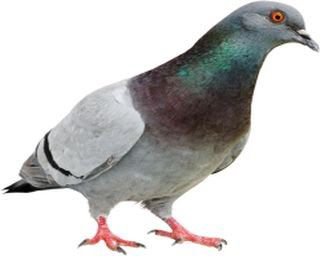
#> input picture lab-04/queryimage.png, 320 x 256 px
$ jupyter execute imgDistance.ipynb
#> lines starting #> are read from the running program, lines starting #| are printed output that depends on the picture
[cell 1]
import numpy as np
import matplotlib.pyplot as plt
import cv2

[cell 2]
query_img = cv2.imread("queryimage.png")
#> query_img is the input picture: shape (256, 320, 3); mean B, G, R 201.1, 202, 203.2
ref_img1 = cv2.imread("refimage1.png")
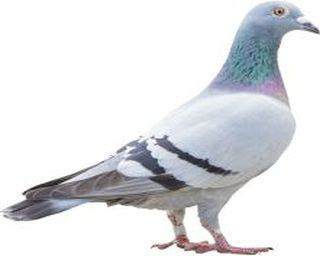
#> input picture lab-04/refimage1.png, 320 x 256 px
#> ref_img1 is the input picture: shape (256, 320, 3); mean B, G, R 227.7, 224.7, 223.4
ref_img2 = cv2.imread("refimage2.png")
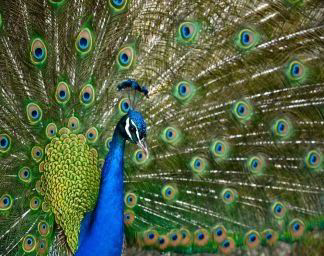
#> input picture lab-04/refimage2.png, 324 x 256 px
#> ref_img2 is the input picture: shape (256, 324, 3); mean B, G, R 65, 98, 82.4

images =  [query_img, ref_img1, ref_img2]

for i in range(len(images)):
    images[i] = cv2.cvtColor(images[i], cv2.COLOR_BGR2RGB)
#> this loop made 3 passes
#> after the loop, images = 3 items

plt.figure(figsize=(20,5))
for i in range(len(images)):
    plt.subplot(1,3,i+1)
    plt.imshow(images[i])
    plt.title(f"Image {i+1}")
plt.show()
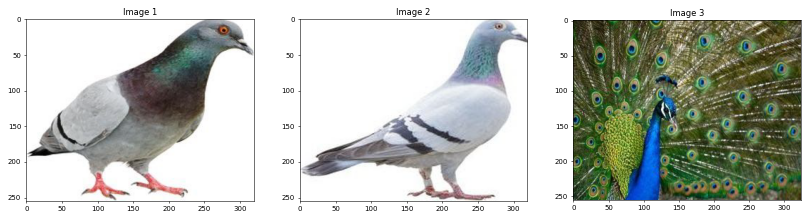
#> figure drawn by matplotlib, 3 panels

[cell 3]
def normalized_hist(img):
    hist = cv2.calcHist([img], [0,1,2], None, [256, 256, 256], [0, 256, 0, 256, 0, 256])
    hist = cv2.normalize(hist, hist)
    hist = hist.flatten()
    return hist

[cell 4]
plt.figure(figsize=(20,5))
for i in range(len(images)):
    hist = normalized_hist(images[i])
    plt.subplot(1,3,i+1)
    plt.plot(hist)
    plt.title(f"Image {i+1}")
plt.show()

[cell 5]
dists = []
for i in range(1, len(images)):
    dist = cv2.compareHist(normalized_hist(images[0]), normalized_hist(images[i]), cv2.HISTCMP_BHATTACHARYYA)
    dists.append(dist)
#> this loop made 2 passes
#> dist on passes 1 to 2: 0.595, 0.998
#> after the loop, dists = [0.595, 0.998]

[cell 6]
print(f"Distance between query image and reference image 1: {round(dists[0], 4)}")
#| Distance between query image and reference image 1: 0.5953
print(f"Distance between query image and reference image 2: {round(dists[1], 4)}")
#| Distance between query image and reference image 2: 0.9976
